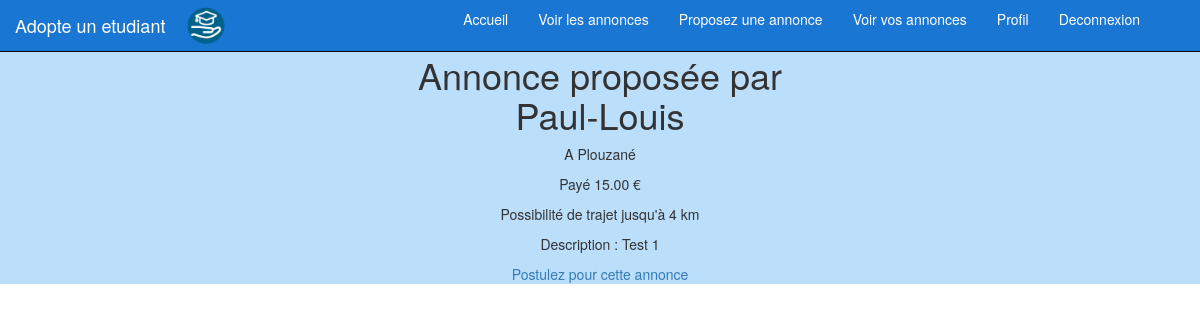
Page /annonce/1 on the committed database.
### profils/models.py (models this page shows, shortened)
class Annonce (models.Model) :
	titre = models.CharField(max_length=200)
	annonce = models.TextField(null=False)
	date = models.DateTimeField(auto_now_add=True, auto_now=False, verbose_name = "Date de dépôt")
	prix = models.DecimalField(max_digits=5,decimal_places=2)
	annonceur = models.CharField(max_length=100)
	etudiant = models.CharField(max_length=100, blank=True) # blank permet de rendre ce champs optionnel
	lieux = models.CharField(max_length=50)
	distance_max = models.IntegerField()
	numero = models.IntegerField()
	etat = models.CharField(max_length=10)
	postulant = models.CharField(max_length=100, null=True)
	message_postulant = models.TextField(max_length=1000,null=True)

### profils/views.py (the view)
# urls.py: url(r'^annonce/(?P<numero>\d+$)',views.annonce, name= 'lire_annonce'),
def annonce(request,numero) :
    annonce = Annonce.objects.get(numero=numero)
    Bool = annonce.distance_max != 0
    return render(request,'profils/annonce.html',locals())

### profils/templates/profils/annonce.html (shortened to what this page needs)
<!DOCTYPE html>
<html lang="fr">
<head>
    {% load static %}
    <link rel="stylesheet" href="{% static 'style.css' %}" >
    <link rel="stylesheet" href="{% static 'css/bootstrap.css' %}">
</head>
<body>
<div class="container-fluid">
<div class="row">
<nav class="navbar navbar-inverse navbar-fixed-top" style="background-color: #1976D2">
  <div class="container" style="display:inline-block">
    <div id="navbar" style="display: inline-block;">
        <img src="{% static 'img/logo.png' %}" alt="mon image" width="10%" height="10%">
    </div>
    <div class="navbar-header" >
      <a class="navbar-brand" href="#" style="color :#FFFFFF">Adopte un etudiant</a>
    </div>
    <div id="navbar" class="collapse navbar-collapse" >
      <ul class="nav navbar-nav" style="float:right; margin : -5% 0 0 0" >
        <li class="active" ><a href="/" style="background-color: #1976D2">Accueil</a></li>
        <li><a href="/annonces" style="color:#FFFFFF">Voir les annonces</a></li>
        <li><a href="/proposer_annonce" style="color :#FFFFFF"> Proposez une annonce </a></li>
        <li><a href="/voir_annonces_perso/a_faire" style="color:#FFFFFF"> Voir vos annonces</a></li>
        <li><a href="/profil" style="color:#FFFFFF"> Profil</a></li>
        <li><a href="/deconnexion" style="color:#FFFFFF"> Deconnexion </a></li>
      </ul>
    </div>
  </div>
</nav>
</div>
<div class="row" style="background-color: #BBDEFB;margin-top: 3%">
		<div class="col-lg-4 col-lg-offset-4" style="text-align: center">
		<h1 >
		Annonce proposée par {{annonce.annonceur}}  </h1>
		<div class="row">
		<p> A {{ annonce.lieux}} </p>
		<p> Payé {{annonce.prix}} €</p>
		{% if Bool %}
			<p> Possibilité de trajet jusqu'à {{annonce.distance_max}} km </p>
		{% endif %}
		<p>	Description : {{annonce.annonce}} </p>
		<a href="{% url "postuler_annonce" numero%}">Postulez pour cette annonce</a>
		</div>
		</div>
	</div>
</div>
</body>
</html>

### rows in the picture
Annonce: annonceur "Paul-Louis", lieux "Plouzané", prix "15.00", distance_max "4", annonce "Test 1"
